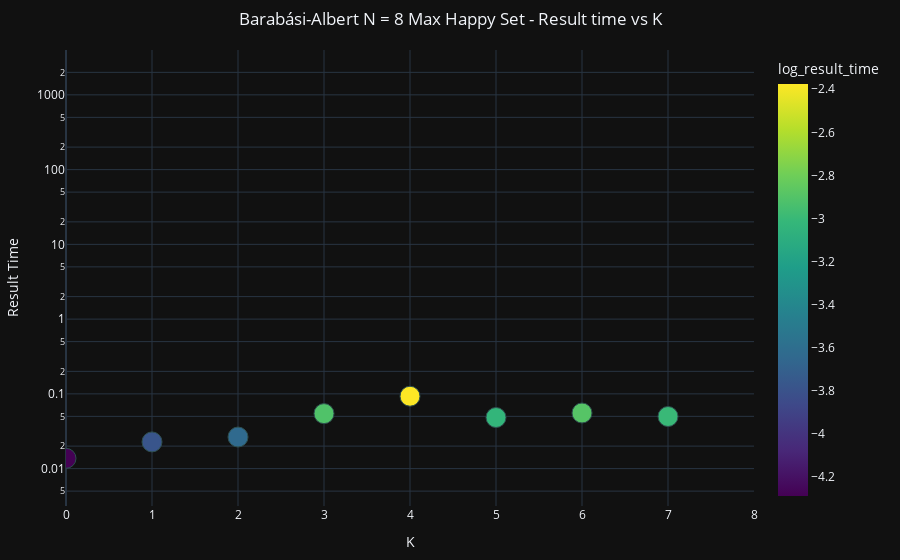
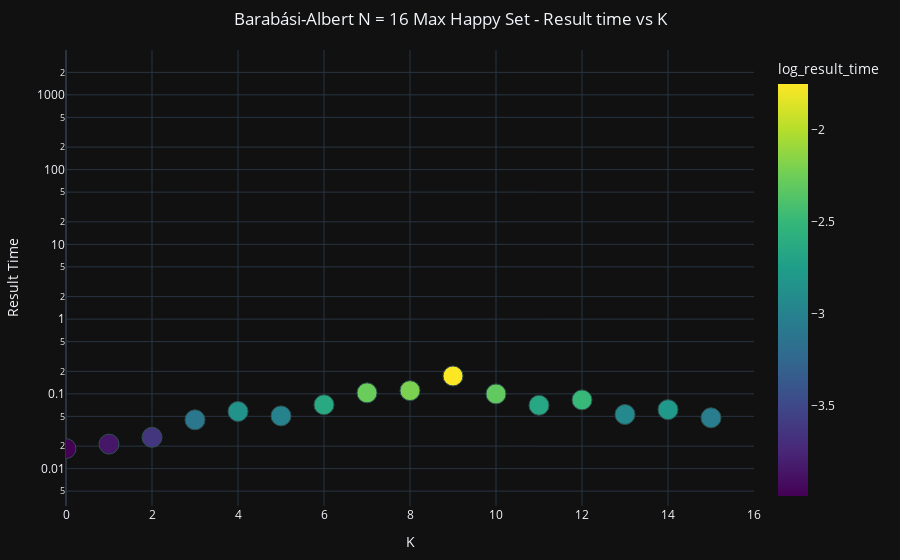
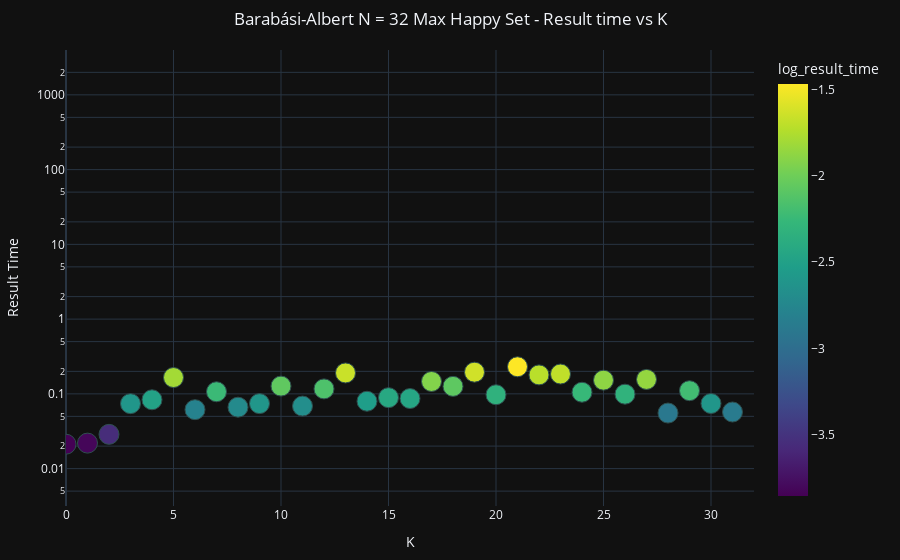
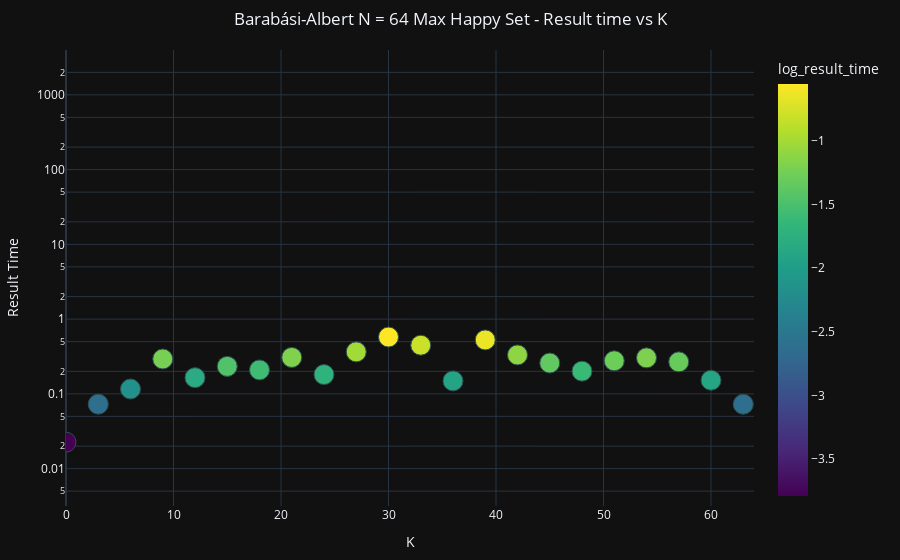

These figures' notebook cell, in order:
### Code cell
GraphsResults6p7_4('BA')

### Figure 1 — Plotly figure (JSON) as saved in the notebook; plotly's stock layout.template omitted (floating-point values rounded to 4 significant figures)
{"data": [{"hovertemplate": "K=%{x}<br>Result Time=%{y}<br>log_result_time=%{marker.color}<extra></extra>", "legendgroup": "", "marker": {"color": [-4.289, -3.783, -3.632, -2.911, -2.376, -3.03, -2.892, -3.0], "coloraxis": "coloraxis", "line": {"color": "DarkSlateGrey", "width": 1}, "size": 20, "symbol": "circle"}, "mode": "markers", "name": "", "orientation": "v", "showlegend": false, "type": "scatter", "x": [0, 1, 2, 3, 4, 5, 6, 7], "xaxis": "x", "y": [0.01373, 0.02275, 0.02645, 0.05443, 0.09296, 0.0483, 0.05548, 0.04981], "yaxis": "y"}], "layout": {"coloraxis": {"colorbar": {"title": {"text": "log_result_time"}}, "colorscale": [[0, "#440154"], [0.1111, "#482878"], [0.2222, "#3e4989"], [0.3333, "#31688e"], [0.4444, "#26828e"], [0.5556, "#1f9e89"], [0.6667, "#35b779"], [0.7778, "#6ece58"], [0.8889, "#b5de2b"], [1, "#fde725"]]}, "hovermode": "closest", "legend": {"borderwidth": 1, "title": {"font": {"size": 12}, "text": "k/N Ratio"}, "tracegroupgap": 0, "x": 1, "y": 1}, "margin": {"b": 50, "l": 50, "r": 50, "t": 50}, "title": {"text": "Barabási-Albert N = 8 Max Happy Set - Result time vs K", "x": 0.5, "xanchor": "center"}, "xaxis": {"anchor": "y", "domain": [0, 1], "range": [0, 8], "title": {"text": "K"}, "type": "linear"}, "yaxis": {"anchor": "x", "domain": [0, 1], "range": [-2.5, 3.6], "title": {"text": "Result Time"}, "type": "log"}}}

### Figure 2 — Plotly figure (JSON) as saved in the notebook; plotly's stock layout.template omitted (floating-point values rounded to 4 significant figures)
{"data": [{"hovertemplate": "K=%{x}<br>Result Time=%{y}<br>log_result_time=%{marker.color}<extra></extra>", "legendgroup": "", "marker": {"color": [-3.988, -3.85, -3.641, -3.102, -2.845, -2.982, -2.638, -2.271, -2.203, -1.752, -2.304, -2.655, -2.488, -2.937, -2.788, -3.04], "coloraxis": "coloraxis", "line": {"color": "DarkSlateGrey", "width": 1}, "size": 20, "symbol": "circle"}, "mode": "markers", "name": "", "orientation": "v", "showlegend": false, "type": "scatter", "x": [0, 1, 2, 3, 4, 5, 6, 7, 8, 9, 10, 11, 12, 13, 14, 15], "xaxis": "x", "y": [0.01853, 0.02128, 0.02622, 0.04498, 0.05815, 0.05072, 0.07154, 0.1032, 0.1105, 0.1735, 0.09986, 0.07032, 0.08306, 0.05303, 0.06152, 0.04785], "yaxis": "y"}], "layout": {"coloraxis": {"colorbar": {"title": {"text": "log_result_time"}}, "colorscale": [[0, "#440154"], [0.1111, "#482878"], [0.2222, "#3e4989"], [0.3333, "#31688e"], [0.4444, "#26828e"], [0.5556, "#1f9e89"], [0.6667, "#35b779"], [0.7778, "#6ece58"], [0.8889, "#b5de2b"], [1, "#fde725"]]}, "hovermode": "closest", "legend": {"borderwidth": 1, "title": {"font": {"size": 12}, "text": "k/N Ratio"}, "tracegroupgap": 0, "x": 1, "y": 1}, "margin": {"b": 50, "l": 50, "r": 50, "t": 50}, "title": {"text": "Barabási-Albert N = 16 Max Happy Set - Result time vs K", "x": 0.5, "xanchor": "center"}, "xaxis": {"anchor": "y", "domain": [0, 1], "range": [0, 16], "title": {"text": "K"}, "type": "linear"}, "yaxis": {"anchor": "x", "domain": [0, 1], "range": [-2.5, 3.6], "title": {"text": "Result Time"}, "type": "log"}}}

### Figure 3 — Plotly figure (JSON) as saved in the notebook; plotly's stock layout.template omitted (floating-point values rounded to 4 significant figures)
{"data": [{"hovertemplate": "K=%{x}<br>Result Time=%{y}<br>log_result_time=%{marker.color}<extra></extra>", "legendgroup": "", "marker": {"color": [-3.853, -3.82, -3.549, -2.604, -2.484, -1.799, -2.789, -2.237, -2.713, -2.603, -2.063, -2.679, -2.149, -1.658, -2.53, -2.419, -2.446, -1.921, -2.071, -1.634, -2.329, -1.468, -1.718, -1.691, -2.253, -1.88, -2.312, -1.858, -2.894, -2.205, -2.599, -2.861], "coloraxis": "coloraxis", "line": {"color": "DarkSlateGrey", "width": 1}, "size": 20, "symbol": "circle"}, "mode": "markers", "name": "", "orientation": "v", "showlegend": false, "type": "scatter", "x": [0, 1, 2, 3, 4, 5, 6, 7, 8, 9, 10, 11, 12, 13, 14, 15, 16, 17, 18, 19, 20, 21, 22, 23, 24, 25, 26, 27, 28, 29, 30, 31], "xaxis": "x", "y": [0.02122, 0.02194, 0.02875, 0.07399, 0.08338, 0.1654, 0.06147, 0.1067, 0.06634, 0.07406, 0.127, 0.06863, 0.1166, 0.1906, 0.07967, 0.08899, 0.08661, 0.1465, 0.126, 0.1951, 0.09738, 0.2304, 0.1794, 0.1843, 0.1051, 0.1525, 0.09908, 0.156, 0.05536, 0.1103, 0.07432, 0.05719], "yaxis": "y"}], "layout": {"coloraxis": {"colorbar": {"title": {"text": "log_result_time"}}, "colorscale": [[0, "#440154"], [0.1111, "#482878"], [0.2222, "#3e4989"], [0.3333, "#31688e"], [0.4444, "#26828e"], [0.5556, "#1f9e89"], [0.6667, "#35b779"], [0.7778, "#6ece58"], [0.8889, "#b5de2b"], [1, "#fde725"]]}, "hovermode": "closest", "legend": {"borderwidth": 1, "title": {"font": {"size": 12}, "text": "k/N Ratio"}, "tracegroupgap": 0, "x": 1, "y": 1}, "margin": {"b": 50, "l": 50, "r": 50, "t": 50}, "title": {"text": "Barabási-Albert N = 32 Max Happy Set - Result time vs K", "x": 0.5, "xanchor": "center"}, "xaxis": {"anchor": "y", "domain": [0, 1], "range": [0, 32], "title": {"text": "K"}, "type": "linear"}, "yaxis": {"anchor": "x", "domain": [0, 1], "range": [-2.5, 3.6], "title": {"text": "Result Time"}, "type": "log"}}}

### Figure 4 — Plotly figure (JSON) as saved in the notebook; plotly's stock layout.template omitted (floating-point values rounded to 4 significant figures)
{"data": [{"hovertemplate": "K=%{x}<br>Result Time=%{y}<br>log_result_time=%{marker.color}<extra></extra>", "legendgroup": "", "marker": {"color": [-3.789, -2.62, -2.153, -1.228, -1.803, -1.456, -1.566, -1.18, -1.708, -1.009, -0.5521, -0.8039, -1.903, -0.6409, -1.103, -1.353, -1.603, -1.284, -1.194, -1.317, -1.883, -2.622], "coloraxis": "coloraxis", "line": {"color": "DarkSlateGrey", "width": 1}, "size": 20, "symbol": "circle"}, "mode": "markers", "name": "", "orientation": "v", "showlegend": false, "type": "scatter", "x": [0, 3, 6, 9, 12, 15, 18, 21, 24, 27, 30, 33, 36, 39, 42, 45, 48, 51, 54, 57, 60, 63], "xaxis": "x", "y": [0.02261, 0.07283, 0.1162, 0.293, 0.1648, 0.2332, 0.209, 0.3072, 0.1813, 0.3646, 0.5758, 0.4476, 0.1492, 0.5268, 0.3318, 0.2585, 0.2013, 0.2769, 0.3031, 0.268, 0.1521, 0.07264], "yaxis": "y"}], "layout": {"coloraxis": {"colorbar": {"title": {"text": "log_result_time"}}, "colorscale": [[0, "#440154"], [0.1111, "#482878"], [0.2222, "#3e4989"], [0.3333, "#31688e"], [0.4444, "#26828e"], [0.5556, "#1f9e89"], [0.6667, "#35b779"], [0.7778, "#6ece58"], [0.8889, "#b5de2b"], [1, "#fde725"]]}, "hovermode": "closest", "legend": {"borderwidth": 1, "title": {"font": {"size": 12}, "text": "k/N Ratio"}, "tracegroupgap": 0, "x": 1, "y": 1}, "margin": {"b": 50, "l": 50, "r": 50, "t": 50}, "title": {"text": "Barabási-Albert N = 64 Max Happy Set - Result time vs K", "x": 0.5, "xanchor": "center"}, "xaxis": {"anchor": "y", "domain": [0, 1], "range": [0, 64], "title": {"text": "K"}, "type": "linear"}, "yaxis": {"anchor": "x", "domain": [0, 1], "range": [-2.5, 3.6], "title": {"text": "Result Time"}, "type": "log"}}}
